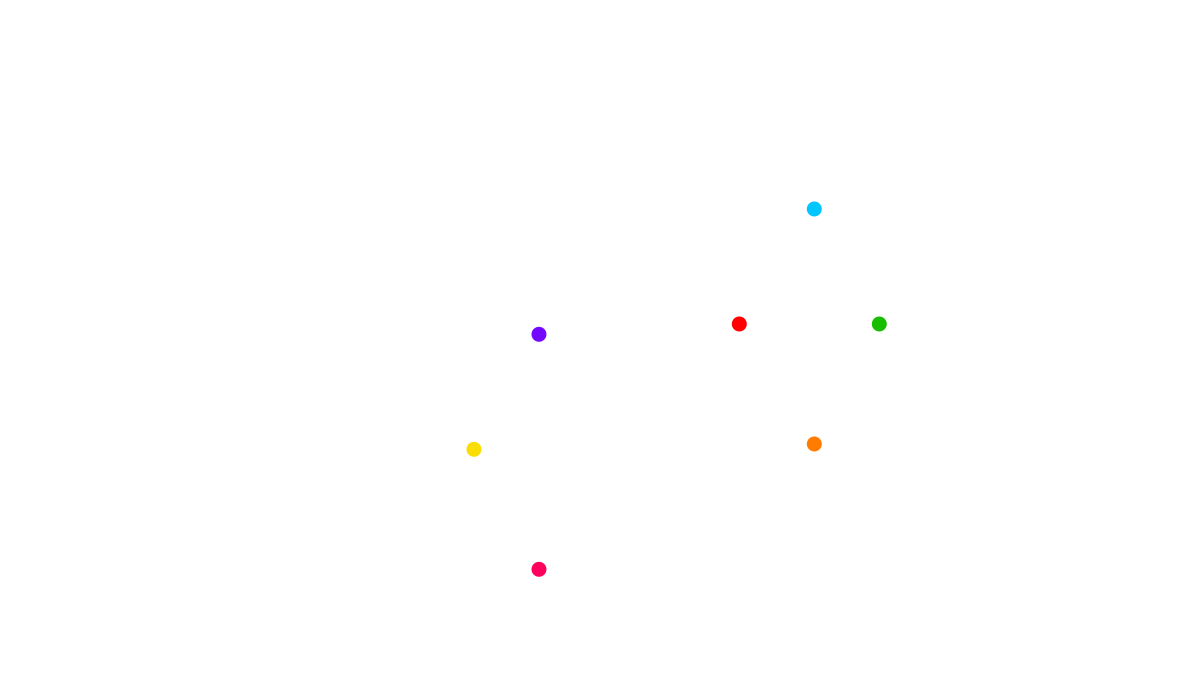
Frame 1 (no input)
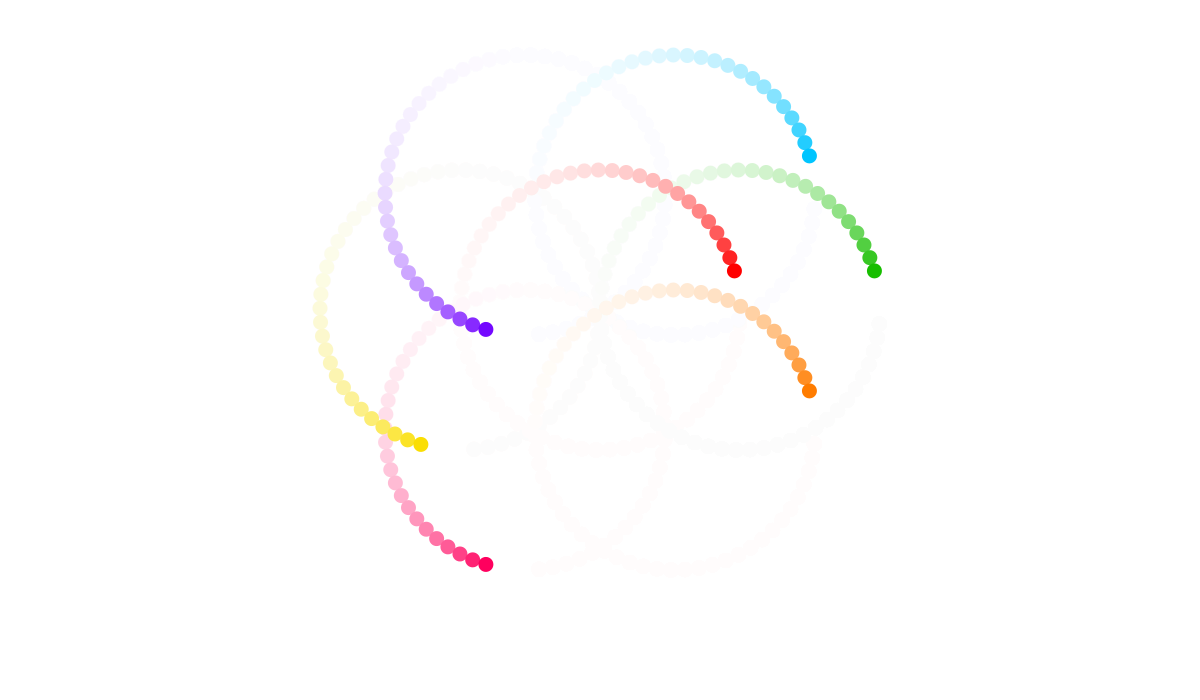
Frame 60 (the mouse pressed at the canvas centre just before this capture)
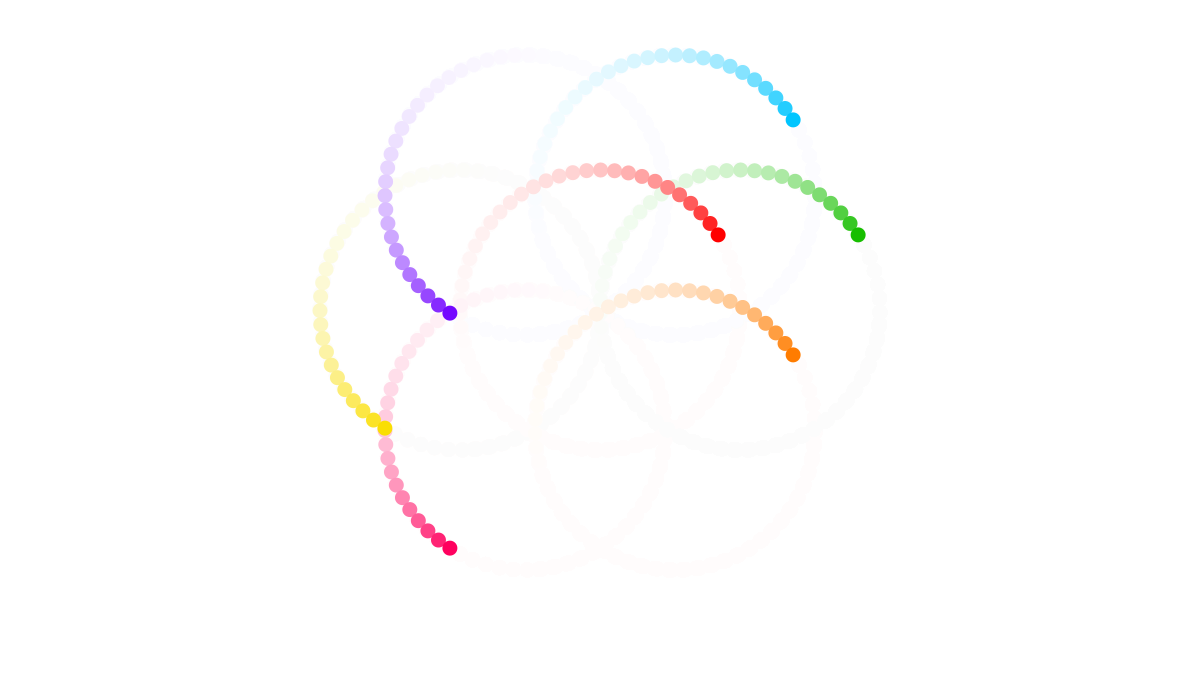
Frame 120 (the mouse held since frame 60 and released just before this capture)

The Processing sketch that drew these frames (run headless with seeded random() and noise(); from frame 60 on, the mouse is pressed at the canvas centre):

// Processing sketch: processing_70651
// ── processing_70651.pde

float angle01, angle02, angle03, angle04;
int howBig;

void setup() {
  size( 1200,700 );
  background( 255 );
  smooth();
  frameRate( 30 );
  
  
}

void draw() {
  
  
  noStroke();
  fill( 255, 35 );
  rect( 0,0,width,height );
  
  angle01 += .1;
  angle02 += .1;
  angle03 += .1;
  angle04 += .1;
  
  howBig = 15;
  
  fill( #ff0000 );
  
  ellipse( width/2+( 140*cos( angle01 )), 310+( 140*sin( angle01 )), howBig, howBig );
  
  fill( #FADE03 );
  ellipse( width/2-140+( 140*sin( angle02 )), 310+( 140*cos( angle02 )), howBig, howBig );
  
  fill( #17be00 );
  ellipse( width/2+140+( 140*cos( angle03 )), 310+( 140*sin( angle03 )), howBig, howBig );
  
  
  fill( #00C5FF );
  ellipse( width/2+75+( 140*cos( angle04 )), 195+( 140*sin( angle04 )), howBig, howBig );
  
  fill( #7408ff );
  ellipse( width/2-75+( 140*sin( angle01 )), 195+( 140*cos( angle01 )), howBig, howBig );
  
  fill( #FF005E );
  ellipse( width/2-75+( 140*sin( angle02 )), 430+( 140*cos( angle02 )), howBig, howBig );
  
  fill( #ff7c00 );
  ellipse( width/2+75+( 140*cos( angle03 )), 430+( 140*sin( angle03 )), howBig, howBig );
  
  
}
